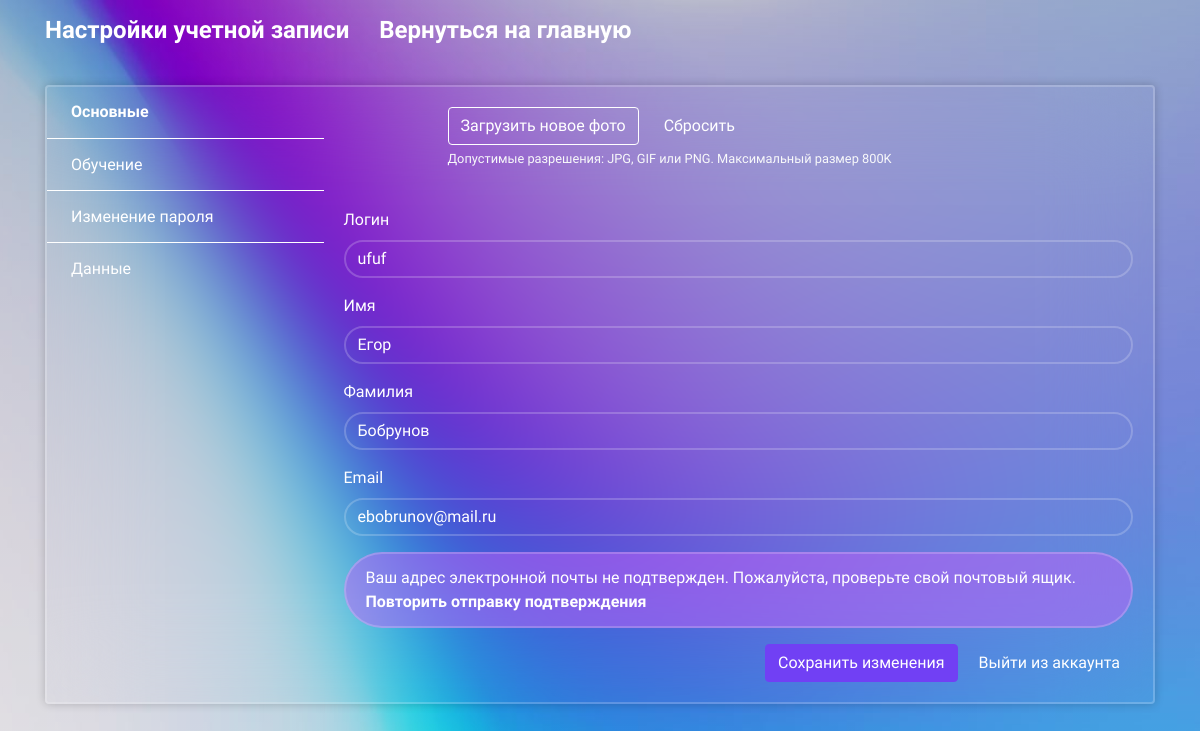
/profile/ (signed in), run on the app's committed database.
### main/models.py (models this page shows, shortened)
class User(AbstractUser):
    email = models.EmailField(unique=True)
    date_joined = models.DateTimeField(auto_now_add=True)
    agree_to_processing = models.BooleanField(default=False)
    russian_first_name = models.CharField(max_length=30, blank=True)
    russian_last_name = models.CharField(max_length=30, blank=True)
    email_verified = models.BooleanField(default=False)
    verification_token = models.UUIDField(default=uuid.uuid4, editable=False)

### main/views.py (the view, shortened to what this page needs)
# urls.py: path('profile/', views.prof, name='profiles'),
@login_required
def prof(request):
    UserProfile.objects.get_or_create(user=request.user)
    enrollments = CourseEnrollment.objects.filter(user=request.user)
    enrollment_status = {}
    for enrollment in enrollments:
        status = enrollment.status
        badge_class = {
            'pending': 'badge-warning',
            'approved': 'badge-success',
            'completed': 'badge-success',
        }.get(status, 'badge-secondary')
        status_text = {
            'pending': 'Ожидает подтверждения',
            'approved': 'Вы обучаетесь',
            'completed': 'Пройден',
        }.get(status, 'Не пройден')
        enrollment_status[enrollment.course.name] = {
            'status': status,
            'badge_class': badge_class,
            'text': status_text,
            'can_decline': status == 'pending'
        }
    context = {
        'enrollment_status': enrollment_status,
        'user': request.user,
    }
    return render(request, "profile.html", context)

### main/models.py (called while the page is built)
    def get_photo_url(self):
        if self.profile_photo:
            return self.profile_photo.url
        return self.DEFAULT_PHOTO_URL

### main/templatetags/custom_filters.py (called while the page is built)
@register.filter(name='get_badge_class')
def get_badge_class(dictionary, key):
    item = dictionary.get(key)
    return item.get('badge_class') if item else 'badge-secondary'

@register.filter(name='get_status_text')
def get_status_text(dictionary, key):
    item = dictionary.get(key)
    return item.get('text') if item else 'Не пройден'

@register.filter(name='can_decline')
def can_decline(dictionary, key):
    item = dictionary.get(key)
    return item.get('can_decline') if item else False

### templates/profile.html (shortened to what this page needs)
{% load static %} {% load custom_filters %} {% load static i18n %} {% load tz %}
<!DOCTYPE html>
<html lang="en">
	<head>
		<link rel="stylesheet" href="{% static 'style/styleProfile.css' %}" />
		<link
			href="https://cdn.jsdelivr.net/npm/bootstrap@4.5.0/dist/css/bootstrap.min.css"
			rel="stylesheet"
		/>
		<link
			rel="stylesheet"
			href="https://cdn.jsdelivr.net/npm/flatpickr/dist/flatpickr.min.css"
		/>
		<link
			rel="stylesheet"
			href="https://cdnjs.cloudflare.com/ajax/libs/intl-tel-input/17.0.8/css/intlTelInput.css"
		/>
		<link
			href="https://unpkg.com/boxicons@2.1.4/css/boxicons.min.css"
			rel="stylesheet"
		/>
	</head>
	<body>
		<div class="container light-style flex-grow-1 container-p-y">
			<div class="footer-account">
				<h4 class="font-weight-bold py-3 mb-4">Настройки учетной записи</h4>
				<h4 class="font-weight-bold py-3 mb-4">
					<a href="{% url 'home' %}">Вернуться на главную</a>
				</h4>
			</div>
			<div class="card overflow-hidden">
				<div class="row no-gutters row-bordered row-border-light">
					<div class="col-md-3 pt-0">
						<div class="list-group list-group-flush account-settings-links">
							<a
								class="list-group-item list-group-item-action active"
								data-toggle="list"
								href="#account-general"
								>Основные</a
							>
							<a
								class="list-group-item list-group-item-action"
								data-toggle="list"
								href="#account-cours"
								>Обучение</a
							>
							<a
								class="list-group-item list-group-item-action"
								data-toggle="list"
								href="#account-change-password"
								>Изменение пароля</a
							>
							<a
								class="list-group-item list-group-item-action"
								data-toggle="list"
								href="#account-info"
								>Данные</a
							>
						</div>
					</div>
					<div class="col-md-9">
						<div class="tab-content">
							<div class="tab-pane fade active show" id="account-general">
								<div class="card-body media align-items-center">
									<div class="media-body ml-4">
										<form id="photo-form" enctype="multipart/form-data">
											<label class="btn btn-outline-primary">
												Загрузить новое фото
											</label>
											<button
												type="button"
												class="btn btn-default md-btn-flat"
												id="reset-photo"
											>
												Сбросить
											</button>
											<div class="text-light small mt-1">
												Допустимые разрешения: JPG, GIF или PNG. Максимальный
												размер 800K
											</div>
										</form>
									</div>
								</div>
								<div class="card-body">
									<form method="post">
										<div class="form-group">
											<label class="form-label">Логин</label>
											<input
												type="text"
												class="form-control mb-1"
												value="{{ user.username }}"
												readonly
											/>
										</div>
										<div class="form-group">
											<label class="form-label">Имя</label>
											<input
												type="text"
												name="first_name"
												class="form-control"
												value="{{ user.russian_first_name }}"
												placeholder="Иван"
												maxlength="30"
												pattern="[А-ЯЁ][а-яё]+"
												title="Имя должно быть написано на русском языке с заглавной буквы."
											/>
										</div>
										<div class="form-group">
											<label class="form-label">Фамилия</label>
											<input
												type="text"
												name="last_name"
												class="form-control"
												value="{{ user.russian_last_name }}"
												placeholder="Иванов"
												maxlength="30"
												pattern="[А-ЯЁ][а-яё]+"
												title="Фамилия должна быть написана на русском языке с заглавной буквы."
											/>
										</div>
										<div class="form-group">
											<label class="form-label">Email</label>
											<input
												type="email"
												name="email"
												class="form-control"
												value="{{ user.email }}"
												required
											/>
										</div>
										{% if not user.email_verified %}
										<div class="alert alert-warning mt-3">
											Ваш адрес электронной почты не подтвержден. Пожалуйста,
											проверьте свой почтовый ящик.<br />
											<a href="#" id="resend-verification"
												>Повторить отправку подтверждения</a
											>
										</div>
										{% endif %}
										<div class="text-right mt-3">
											<button
												type="submit"
												name="save_changes"
												class="btn btn-primary"
											>
												Сохранить изменения</button
											>&nbsp;
											<button
												type="button"
												class="btn btn-default"
												name="logout"
												data-toggle="modal"
												data-target="#logoutConfirmationModal"
											>
												Выйти из аккаунта
											</button>
										</div>
									</form>
								</div>
							</div>
						</div>
					</div>
				</div>
			</div>
		</div>
	</body>
</html>

### static/style/styleProfile.css (style rules this page uses)
* { font-family: 'Jura', sans-serif; font-optical-sizing: auto; font-weight: 400; font-style: normal; }
body { margin-top: 20px; display: flex; min-height: 100vh; background: linear-gradient(rgba(0, 0, 0, 0.2), rgba(0, 0, 0, 0.1)), url(../media/background-login.jpeg) no-repeat; background-size: cover; background-position: center; }
html { overflow-y: scroll; scroll-behavior: smooth; }
body { -ms-overflow-style: none; }
.footer-account { display: flex; flex-direction: row; gap: 30px; color: white; }
.font-weight-bold.py-3.mb-4 a { color: white; font-weight: bold; }
.btn-default { border-color: rgba(24, 28, 33, 0.1); background: rgba(0, 0, 0, 0); color: #4e5155; }
label.btn { margin-bottom: 0; }
.btn.btn-primary { color: #fff; background-color: #7140f4; border-color: #7140f4; }
.btn.btn-default { color: white; }
.btn { cursor: pointer; }
.form-label { color: white; }
.card.overflow-hidden { background-clip: padding-box; box-shadow: 0 1px 4px rgba(24, 28, 33, 0.012); background: transparent; backdrop-filter: blur(50px); border: 2px solid rgba(255, 255, 255, 0.2); box-shadow: 0 0 10px rgba(0, 0, 0, 0.2); }
.row-bordered { overflow: hidden; }
.list-group-item-action { color: white; }
.account-settings-links .list-group-item.active { font-weight: bold !important; }
html:not(.dark-style) .account-settings-links .list-group-item.active { background: transparent !important; }
.light-style .account-settings-links .list-group-item { padding: 0.85rem 1.5rem; border-color: white !important; }
.light-style .account-settings-links .list-group-item.active { color: #7140f4 !important; }
.light-style .account-settings-links .list-group-item.active { color: white !important; }
.list-group-item.list-group-item-action { background: transparent; backdrop-filter: blur(50px); color: white; }
.mb-4 { color: white; }
.form-control { background: transparent !important; border: 2px solid rgba(255, 255, 255, 0.2) !important; border-radius: 40px !important; font-size: 16px !important; color: #fff !important; }
.alert-warning { background-color: rgba(191, 97, 247, 0.5) !important; border: 2px solid rgba(255, 255, 255, 0.2) !important; border-radius: 40px !important; font-size: 16px !important; color: #fff !important; }
.alert-warning a { color: white; font-weight: bold; }
.form-group input::placeholder { color: #c7c7c7; }
label.btn.btn-outline-primary { color: #ffffff; border-color: #ffffff; }
.alert { padding: 10px 20px; margin-bottom: 15px; border-radius: 10px; border: 1px solid transparent; }

### data on the page
User: username "ufuf", first_name "Егор", last_name "Бобрунов", email "ebobrunov@mail.ru"
